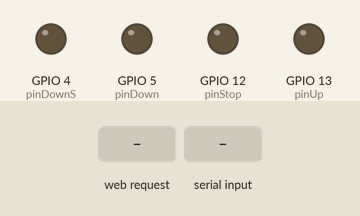
A sketch run on a simulated ESP8266 (Wemos D1 mini). Shown: output pins drawn as LEDs (lit = HIGH). The inputs (shaded band) are chosen by the test bench. WiFi joins after 1.5 s; servers stay silent unless stated; what the sketch prints to the serial monitor is not drawn.

Above: at 2.7 s.
2.8 s: HTTP request GET /up received
At 2.9 s:
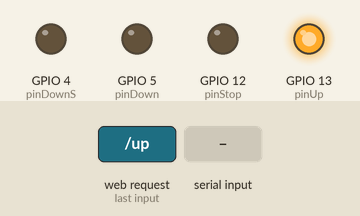
4.5 s: "2\n" received over Serial
At 4.6 s:
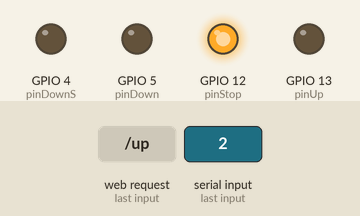
6.2 s: HTTP request GET /shadow received
At 6.3 s:
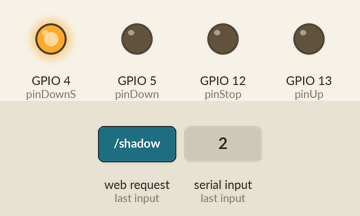
Timing chart, 0 to 23.4 s (numbered marks = the images above; inputs shaded):
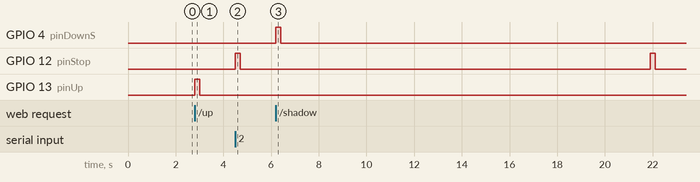

The sketch:

ESP8266-Telecom_VR.ino
```cpp
/*
     Legrand In One-SWK Web Server WiFi
     Télécommande des Volets Roulants 868.3 MHz
	   HD@UIP 09-2015

 Telecom_VR
 version V3

 WeMos D1 mini (ESP8266-12E)
 Pins used :
  * D1 mini   GPIO 4, 5 12,13
  * Interscenario Legrand sur les pins  D2,  D3,  D6,  D5
 */

#include <SPI.h>
#include <ESP8266WiFi.h>

// Réseau Wifi
const char* ssid = "my_SSID_name"; // RDC -> freebox_SWK_extension
const char* password = "my_SSID_passwd";
WiFiServer server(80);


// Boutons de la telecommande
byte pinUp = 13;       // GPIO 4 -> Bouton I de l'Interscenario = Lève TOUT
byte pinStop = 12;     // GPIO 5 -> Bouton II de l'Interscenario = STOP
byte pinDownS = 4;   // GPIO 12 -> Bouton III de l'Interscenario = Baisse SUD
byte pinDown = 5;    // GPIO 13 -> Bouton IV de l'Interscenario = Baisse TOUT

int delayms = 200;          // Duree de l'appui sur le bouton
int shadow_delayms = 15500; // Duree descente volets Sud
byte inChar;
String readString;

void setup() {
// Configuration des sorties vers l'optocoupleur
pinMode(pinUp, OUTPUT);
pinMode(pinStop, OUTPUT);
pinMode(pinDownS, OUTPUT);
pinMode(pinDown, OUTPUT);

digitalWrite(pinUp, LOW);
digitalWrite(pinStop, LOW);
digitalWrite(pinDownS, LOW);
digitalWrite(pinDown, LOW);

Serial.begin(115200);
Serial.println();
Serial.println("Telecom_VR_V3");
Serial.println();

// Connexion au réseau WiFi
Serial.print("Connecting to : ");
Serial.println(ssid);
WiFi.begin(ssid, password);
while (WiFi.status() != WL_CONNECTED) {
delay(500);
Serial.print(".");
}
Serial.println("");
Serial.println("WiFi connected");
// Start the server
server.begin();
Serial.println("Server started");
// Print the IP address
Serial.print("Use this URL to connect: ");
Serial.print("http://");
Serial.print(WiFi.localIP());
Serial.println("/");
}

void checkSerialInput() {
  // Si quelquechose attend sur le port serie, on le lit
  if (Serial.available() > 0) {
    // Recuperation du caractere:
    inChar = Serial.read();
    // Selon le charactere on active ou desactive des sorties
    switch (inChar) {

    case '1':
      digitalWrite(pinUp,HIGH);
      delay(delayms);
      digitalWrite(pinUp,LOW);
      Serial.println("Leve Tout");
      break;

    case '2':
      digitalWrite(pinStop,HIGH);
      delay(delayms);
      digitalWrite(pinStop,LOW);
      Serial.println("STOP");
      break;

      case '3':
      digitalWrite(pinDownS,HIGH);
      delay(delayms);
      digitalWrite(pinDownS,LOW);
      Serial.println("Baisse Sud");
      delay(shadow_delayms);
      digitalWrite(pinStop,HIGH);
      delay(delayms);
      digitalWrite(pinStop,LOW);
      Serial.println("STOP");
      break;

      case '4':
      digitalWrite(pinDownS,HIGH);
      delay(delayms);
      digitalWrite(pinDownS,LOW);
      Serial.println("Baisse Sud");
      break;

    case '5':
      digitalWrite(pinDown,HIGH);
      delay(delayms);
      digitalWrite(pinDown,LOW);
      Serial.println("Baisse Tout");
      break;
    }
  }
}

void loop() {

  // Boucle gestion des entrées par le port série
  checkSerialInput();

  // Vérifie si un client est connecté
  WiFiClient client = server.available();
  if (!client) {
    return;
  }

  // Boucle gestion des entrées via le serveur web
  if (client) {
    Serial.println("new client");
    while (client.connected()) {
      if (client.available()) {
        char c = client.read();
        // Lecture caractere par caractere de la requete HTTP
        if (readString.length() < 100) {
          // Enregistrement des caracteres dans une chaine
         readString.concat(c);
        }
        // Si le caractere lu est une fin de ligne, fini de la lecture de la requete
        // On peut maintenant repondre
        if (c == '\n') {
          Serial.println(readString); // Affiche la requete recue sur la console
          // Genere la reponse HTML data header
          if(readString.indexOf('?') >= 0) {
            // Parametres, pas de rafraichissement de la page
            client.println("HTTP/1.1 204 no content");
            client.println();
          }
          else {
            // Sinon, envoi de la page HTML
            client.println(F("HTTP/1.1 200 OK"));
            client.println(F("Content-Type: text/html"));
            client.println(F(""));
            client.println(F("<HTML>"));
            client.println(F("<HEAD>"));
            client.println(F("<TITLE>Legrand VR Web</TITLE>"));
            client.println(F("<meta name=\"viewport\" content=\"width=device-width, initial-scale=1\">"));
            // favicon arduino
            client.println(F("<link rel=\"icon\" href=\"http://arduino.cc/favicon.ico\" type=\"image/x-icon\">"));
            client.println(F("<link rel=\"shortcut icon\" href=\"http://arduino.cc/favicon.ico\" type=\"image/x-icon\">"));
            // Jquery pour presentation
            client.println(F("<link rel=\"stylesheet\" href=\"http://code.jquery.com/mobile/1.2.0/jquery.mobile-1.2.0.min.css\" />"));
            client.println(F("<script src=\"http://code.jquery.com/jquery-1.8.2.min.js\"></script>"));
            client.println(F("<script src=\"http://code.jquery.com/mobile/1.2.0/jquery.mobile-1.2.0.min.js\"></script>"));
            client.println(F("</HEAD>"));
            client.println(F("<BODY>"));
            client.println(F("<div data-role=\"page\">"));
            client.println(F("<div data-role=\"header\" data-theme=\"c\">"));
            client.println(F("<H1>SWK T&#233;l&#233;commande</H1>"));
            client.println(F("<H1>Volets Roulants</H1>"));
            client.println(F("</div><!-- /header -->"));
            client.println(F("<div data-role=\"content\">"));
            // Boutons d'action
            client.println(F("<a href=\"/?up\"\"    target=\"inlineframe\" data-role=\"button\" data-icon=\"star\" data-theme=\"d\">Leve Tout</a>"));
            client.println(F("<a href=\"/?shadow\"\"    target=\"inlineframe\" data-role=\"button\" data-icon=\"star\" data-theme=\"e\">Soleil</a>")); //c
            client.println(F("<a href=\"/?down\"\" target=\"inlineframe\" data-role=\"button\" data-icon=\"star\" data-theme=\"a\">Baisse Tout</a>"));
            client.println(F("</div><!-- /content -->"));
            client.println(F("<div data-role=\"footer\" data-theme=\"c\">"));
            client.println(F("Version 3"));
            client.println(F("</div><!-- /footer -->"));
            client.println(F("<IFRAME name=inlineframe style=\"display:none\" >"));
            client.println(F("</IFRAME>"));
            client.println(F("</div><!-- /page -->"));
            client.println(F("</BODY>"));
            client.println(F("</HTML>"));
          }
          delay(1);
          // Arret de la connexion du client web
          client.stop();
          // Interpretation des parametres recus en GET
          if (readString.indexOf("up") > 0) {
            digitalWrite(pinUp,HIGH);
            delay(delayms);
            digitalWrite(pinUp,LOW);
            Serial.println("Leve Tout");
          }
          if (readString.indexOf("shadow") > 0) {
            digitalWrite(pinDownS,HIGH);
            delay(delayms);
            digitalWrite(pinDownS,LOW);
            Serial.println("Baisse Sud");
            delay(shadow_delayms);
            digitalWrite(pinStop,HIGH);
            delay(delayms);
            digitalWrite(pinStop,LOW);
            Serial.println("STOP");
          }
          if (readString.indexOf("down") > 0) {
            digitalWrite(pinDown,HIGH);
            delay(delayms);
            digitalWrite(pinDown,LOW);
            Serial.println("Baisse Tout");
          }
          Serial.println("======");
          // Reinitialisation de la chaine de caractere
          readString="";
        }
      }
    }
  }
}
```

Measured:
- after the input at 2.8 s, GPIO 13 (pinUp): LOW → HIGH at once, → LOW 0.20 s later
- after the input at 4.5 s, GPIO 12 (pinStop): LOW → HIGH at once, → LOW 0.20 s later
- after the input at 6.2 s, GPIO 4 (pinDownS): LOW → HIGH at once, → LOW 0.20 s later; GPIO 12 (pinStop): LOW → HIGH after 15.7 s, → LOW 0.20 s later
